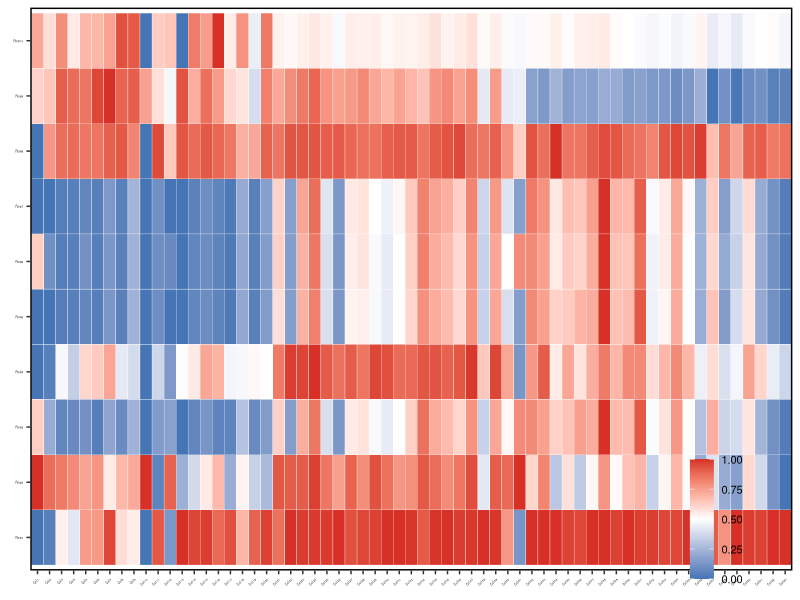

Here is the R script that generated this plot:
rm(list = ls())

library(ggplot2)
library(reshape2)

data <- read.csv(
  file = "data/cell_EV_heatmap.csv",
  header = TRUE,
  row.names = 1,
  sep = ",",
  stringsAsFactors = FALSE
)

# Convert data frame to matrix
data_matrix <- as.matrix(data)

# Set row and column names
rownames(data_matrix) <- paste("Row", 1:nrow(data_matrix), sep = "")
colnames(data_matrix) <- paste("Col", 1:ncol(data_matrix), sep = "")

# -------------------------
# 2. Define normalization function
# -------------------------
normalize <- function(x) {
  if (max(x) == min(x)) {
    return(rep(0, length(x)))
  } else {
    return((x - min(x)) / (max(x) - min(x)))
  }
}

# Apply normalization to each row
normalized_matrix <- t(apply(data_matrix, 1, normalize))

# Keep row and column names
rownames(normalized_matrix) <- rownames(data_matrix)
colnames(normalized_matrix) <- colnames(data_matrix)

# -------------------------
# 3. Reshape matrix into long-format data frame
# -------------------------
data_long <- melt(
  normalized_matrix,
  varnames = c("Row", "Col"),
  value.name = "Value"
)

# -------------------------
# 4. Draw heatmap
# -------------------------
p <- ggplot(data_long, aes(x = Col, y = Row, fill = Value)) +
  geom_tile(color = "white") +
  scale_fill_gradient2(
    low = "#4575B4",
    mid = "white",
    high = "#D73027",
    midpoint = 0.5,
    limits = c(0, 1),
    na.value = "grey50"
  ) +
  theme_test() +
  theme(
    panel.border = element_rect(
      fill = NA,
      color = "black",
      linewidth = 1,
      linetype = "solid"
    ),
    plot.title = element_text(hjust = 0.5),
    text = element_text(size = 8, face = "plain", color = "black"),
    axis.text.x = element_text(angle = 45, hjust = 1),
    axis.title = element_text(size = 0, face = "plain", color = "black"),
    axis.text = element_text(size = 2, face = "plain", color = "black"),
    legend.title = element_text(size = 0, face = "plain", color = "black"),
    legend.text = element_text(size = 8, face = "plain", color = "black"),
    legend.background = element_blank(),
    legend.position = c(0.9, 0.1)
  )

print(p)

# -------------------------
# 5. Save heatmap
# -------------------------
ggsave(
  filename = "cell_heatmap.tiff",
  plot = p,
  width = 9,
  height = 4,
  units = "in",
  dpi = 300
)
